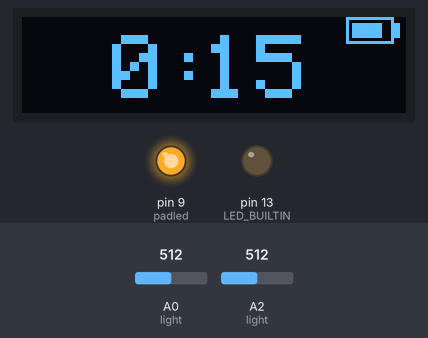
Bench run of a sketch on a simulated Arduino Uno, built with avr-gcc and run on an emulated ATmega328P. Shown: 128×32 one-colour display, output pins drawn as LEDs (lit = HIGH). The inputs (shaded band) are chosen by the test bench; at power-on: A0 (light) = 512, A2 (light) = 512. What the sketch prints to the serial monitor is not drawn.

Above: at 0.96 s.
Timing chart, 0 to 2.6 s (numbered marks = the images above):
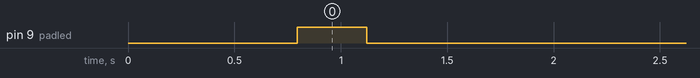

The sketch:

updatednonretractable.ino
```cpp
// This is the code for the non-retractable UltraVii 11.0. This version incorporates photoresistors to perform the same function as the gyroscope in the retractable prototype.

#include <SPI.h>
#include <Wire.h>
#include <Adafruit_GFX.h>
#include <Adafruit_SSD1306.h>

#define SCREEN_WIDTH 128
#define SCREEN_HEIGHT 32

//Pad
int padled = 9;
int padbrightness = 0;
int inPin = 2; //tilt switch

#define OLED_RESET     4
#define SCREEN_ADDRESS 0x3C
Adafruit_SSD1306 display(SCREEN_WIDTH, SCREEN_HEIGHT, &Wire, OLED_RESET);
void setup() {
  Serial.begin(9600);
  if(!display.begin(SSD1306_SWITCHCAPVCC, SCREEN_ADDRESS)) {
    Serial.println(F("SSD1306 allocation failed"));
    for(;;);
  }
  display.clearDisplay();
  //init pad
    pinMode(padled, OUTPUT);
    pinMode(LED_BUILTIN, OUTPUT);
    padbrightness = 0;
    //pinMode(inPin, INPUT);
    //digitalWrite(2, HIGH);
}

void loop() {
  analogWrite(padled, padbrightness);
  for (int i=0; i<255; i++)
  {
    padbrightness++;
    analogWrite(padled, padbrightness);
    delay(3);
  }
  timer();
  for (int i=0; i<255; i++)
  {
    padbrightness--;
    analogWrite(padled, padbrightness);
    delay(3);
  }
  exit(0);
}
void light()
{
  int level = analogRead(A0);
  int leveltwo = analogRead(A2);
  Serial.println(level);
  Serial.println(leveltwo);
  Serial.println("break");
  if (level > 40 || leveltwo > 40)
  {
    Serial.println("light");
    for (int i=0; i<255; i++)
    {
      padbrightness--;
      analogWrite(padled, padbrightness);
      delay(1);
    }
  level = analogRead(A0);
  leveltwo = analogRead(A2);
  while (level > 40 || leveltwo > 40)
  {
    delay(150);
    level = analogRead(A0);
    leveltwo = analogRead(A2);
    Serial.println(level);
    Serial.println(leveltwo);
  }
  Serial.println("dark");
  for (int i=0; i<255; i++)
  {
    padbrightness++;
    analogWrite(padled, padbrightness);
    delay(3);
  }
  }
  level = 0;
  leveltwo = 0;
}
void tilt()
{
  int digitalVal = digitalRead(2);
  if (LOW == digitalVal)
  {
    Serial.println("low");
    for (int i=0; i<255; i++)
    {
      padbrightness--;
      analogWrite(padled, padbrightness);
      delay(1);
    }
  while (LOW == digitalVal)
  {
    delay(200);
    digitalVal = digitalRead(2);
  }
  Serial.println("high");
  for (int i=0; i<255; i++)
  {
    padbrightness++;
    analogWrite(padled, padbrightness);
    delay(3);
  }
  }
}
void timer(void) {
  display.clearDisplay();
  display.setTextColor(SSD1306_WHITE);
  for (int i=15; i>9; i--)
  {

  for (int j=108; j<=123; j++)
{
  display.drawPixel(j, 0, SSD1306_WHITE);
}
for (int j=108; j<=123; j++)
{
  display.drawPixel(j, 8, SSD1306_WHITE);
}
for (int j=0; j<=8; j++)
{
  display.drawPixel(108, j, SSD1306_WHITE);
}
for (int j=0; j<=8; j++)
{
  display.drawPixel(123, j, SSD1306_WHITE);
}
for (int k=124; k<=125; k++)
{
  for (int j=2; j<=6; j++)
  {
    display.drawPixel(k, j, SSD1306_WHITE);
  }
}
for (int j=2; j<=6; j++)
{
  for (int k=110; k<=119; k++)
  {
    display.drawPixel(k, j, SSD1306_WHITE);
  }
}
  display.setTextSize(3);
  display.setCursor(30, 6);
  display.print(("0:"));
  display.setCursor(60, 6);
  display.print((i));
  display.display();
  for (int i=0; i<20; i++)
  {
     delay(50);
     light();
  }
  display.clearDisplay();
  }
  for (int i=9; i>0; i--)
  {
  display.setTextSize(1);
  for (int j=108; j<=123; j++)
{
  display.drawPixel(j, 0, SSD1306_WHITE);
}
for (int j=108; j<=123; j++)
{
  display.drawPixel(j, 8, SSD1306_WHITE);
}
for (int j=0; j<=8; j++)
{
  display.drawPixel(108, j, SSD1306_WHITE);
}
for (int j=0; j<=8; j++)
{
  display.drawPixel(123, j, SSD1306_WHITE);
}
for (int k=124; k<=125; k++)
{
  for (int j=2; j<=6; j++)
  {
    display.drawPixel(k, j, SSD1306_WHITE);
  }
}
for (int j=2; j<=6; j++)
{
  for (int k=110; k<=119; k++)
  {
    display.drawPixel(k, j, SSD1306_WHITE);
  }
}
  display.setTextSize(3);
  display.setCursor(25, 6);
  display.print(("0:0"));
  display.setCursor(83, 6);
  display.print((i));
  display.display();
  for (int i=0; i<20; i++)
  {
     delay(50);
     light();
  }
  display.clearDisplay();
  }
  display.setTextSize(2);
  display.setCursor(16, 0);
  display.println(("Cleaning"));
  display.display();
  display.setCursor(14, 18);
  display.println(("Finished!"));
  display.display();
  display.clearDisplay();
}
```

Measured:
- by itself, pin 9 (padled): LOW → HIGH at 0.80 s, → LOW 0.33 s later
